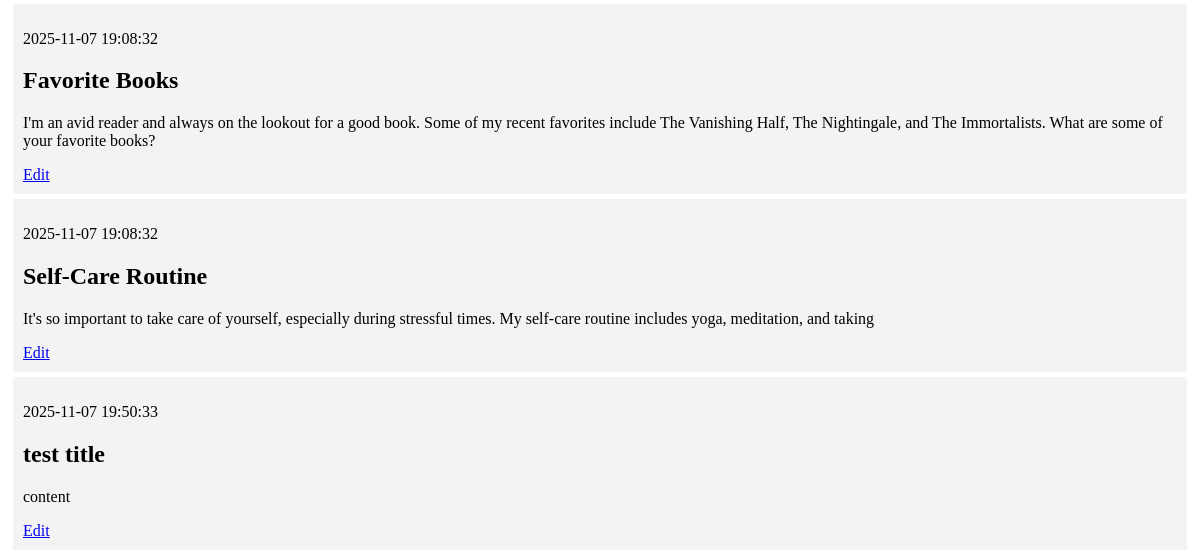
The app's page / (lower part), older data.
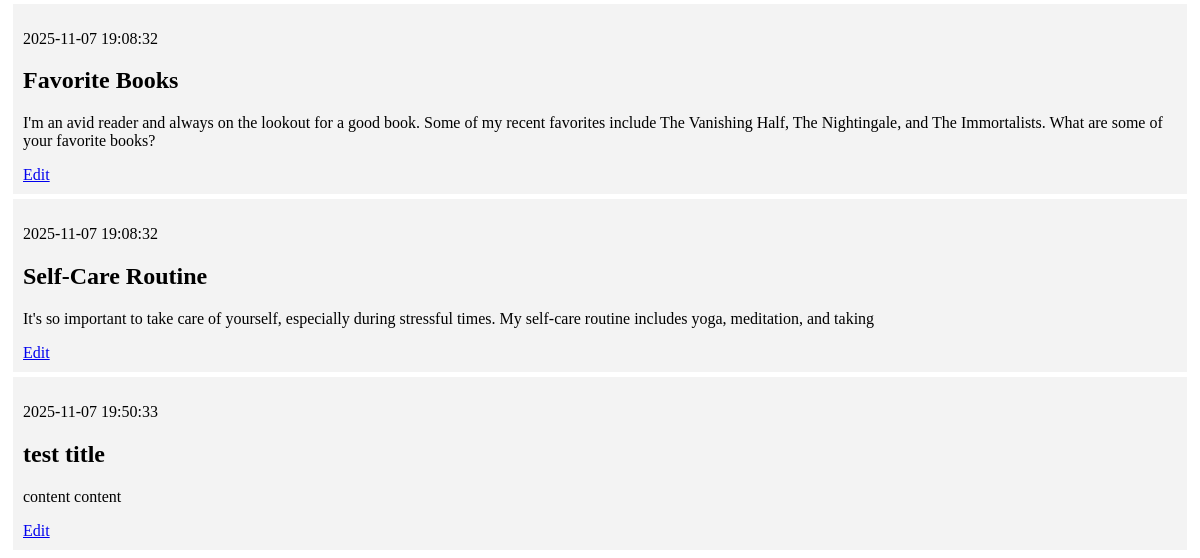
The same page, newer data.
### tables this page shows
CREATE TABLE posts (
    id INTEGER PRIMARY KEY AUTOINCREMENT,
    created TIMESTAMP NOT NULL DEFAULT CURRENT_TIMESTAMP,
    title TEXT NOT NULL,
    content TEXT NOT NULL
);

### app.py (the view)
@app.route('/')
def index():
    conn = get_db_connection()
    posts = conn.execute('SELECT * FROM posts').fetchall()
    conn.close()
    return render_template('index.html', posts=posts)

### app.py (called while the page is built)
def get_db_connection():
    conn = sqlite3.connect('database.db')
    conn.row_factory = sqlite3.Row
    return conn

### templates/index.html (shortened to what this page needs)
{% extends 'base.html' %}
{% block content %}
    {% for post in posts %}
        <div class='post'>
            <p>{{ post['created'] }}</p>
            <h2>{{ post['title'] }}</h2>
            <p>{{ post['content'] }}</p>
            <a href="{{ url_for('edit', id=post['id']) }}">Edit</a>
        </div>
    {% endfor %}
{% endblock %}

### templates/base.html (shortened to what this page needs)
<!DOCTYPE html>
<html lang="en">
<head>
</head>
<body>
    <div class="content">
        {% block content %} {% endblock %}
    </div>
</body>
</html>

### templates/base.html (style rules this page uses)
.post { padding: 10px; margin: 5px; background-color: #f3f3f3 }

Row changes from the older to the newer data that the page shows:
changed posts "test title": content "content" → "content content"
